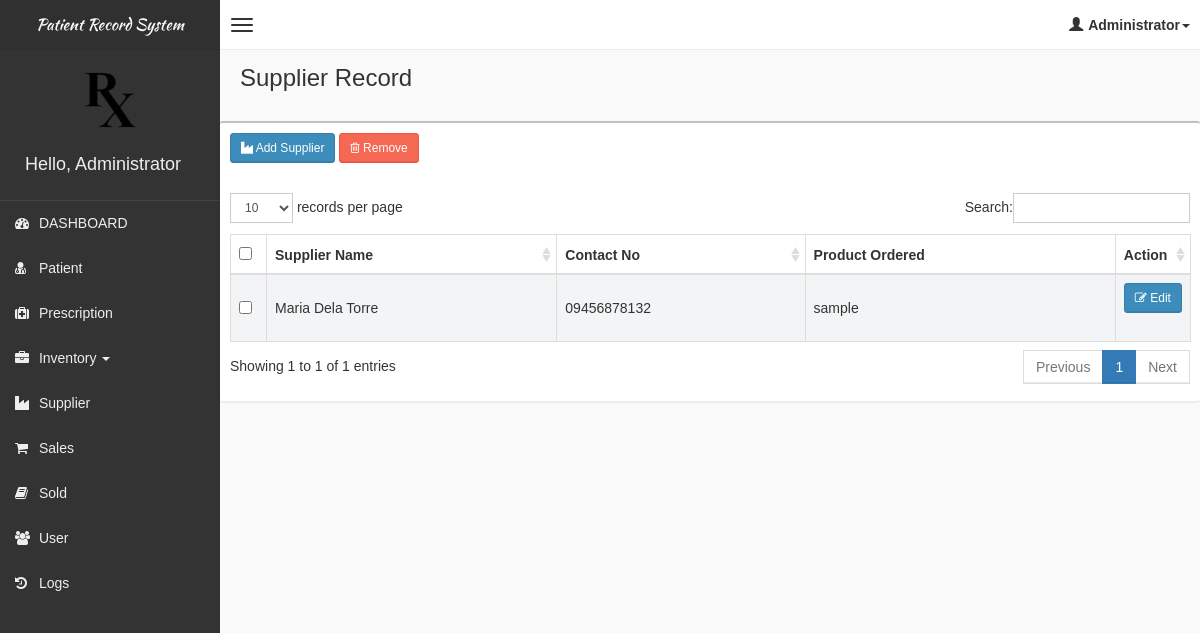
The app's page /pages/supplier/supplier.php (signed in), older data.
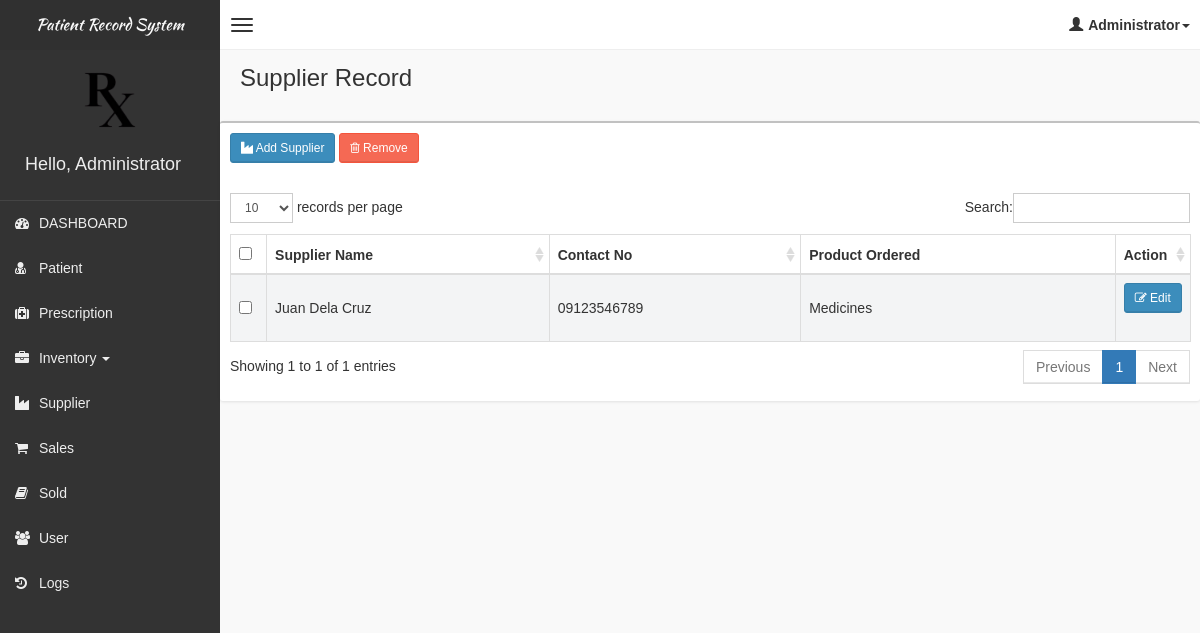
The same page, newer data.
### tables this page shows
CREATE TABLE `tblsupplier` (
  `id` int(11) NOT NULL,
  `name` varchar(100) DEFAULT NULL,
  `contact_number` varchar(20) DEFAULT NULL,
  `products_ordered` text DEFAULT NULL
);

### pages/supplier/supplier.php (the view, shortened to what this page needs)
<!DOCTYPE html>
<html>
    <?php
    if(!isset($_SESSION['role']))
    {
        header("Location: ../../login.php");
    }
    else
    {
    include('../head_css.php'); ?>
    <body class="skin-black">
        <?php
        include "../connection.php";
        ?>
        <?php include('../header.php'); ?>
        <div class="wrapper row-offcanvas row-offcanvas-left">
            <?php include('../sidebar-left.php'); ?>
            <aside class="right-side">
                <section class="content-header">
                    <h1>
                        Supplier Record
                    </h1>
                </section>
                <section class="content">
                    <div class="row">
                            <div class="box">
                                <div class="box-header">
                                    <div style="padding:10px;">
                                        <button class="btn btn-primary btn-sm" data-toggle="modal" data-target="#addModal"><i class="fa fa-industry" aria-hidden="true"></i> Add Supplier</button>
                                        <button class="btn btn-danger btn-sm" data-toggle="modal" data-target="#deleteModal"><i class="fa fa-trash-o" aria-hidden="true"></i> Remove</button>
                                    </div>
                                </div>
                                <div class="box-body table-responsive">
                                <form method="post">
                                    <table id="table" class="table table-bordered table-striped">
                                        <thead>
                                            <tr>
                                                <th style="width: 20px !important;"><input type="checkbox" name="chk_delete[]" class="cbxMain" onchange="checkMain(this)"/></th>
                                                <th>Supplier Name</th>
                                                <th>Contact No</th>
                                                <th>Product Ordered</th>
                                                <th style="width: 40px !important;">Action</th>
                                            </tr>
                                        </thead>
                                        <tbody>
                                            <?php
                                            $squery = mysqli_query($con, "select * from tblsupplier");
                                            while($row = mysqli_fetch_array($squery))
                                            {
                                                echo '
                                                <tr>
                                                    <td><input type="checkbox" name="chk_delete[]" class="chk_delete" value="'.$row['id'].'" />
                                                    <td>'.$row['name'].'</td>
                                                    <td>'.$row['contact_number'].'</td>
                                                    <td>'.$row['products_ordered'].'</td>
                                                    <td><button class="btn btn-primary btn-sm" data-target="#editModal'.$row['id'].'" data-toggle="modal"><i class="fa fa-pencil-square-o" aria-hidden="true"></i> Edit</button> &nbsp;
                                                </tr>
                                                ';
                                            }
                                            ?>
                                        </tbody>
                                    </table>
                                    </form>
                                </div>
                            </div>
                    </div>
                </section>
            </aside>
        </div>
        <?php }
        include "../footer.php"; ?>
    </body>
</html>

Row changes from the older to the newer data that the page shows:
removed tblsupplier: name "Maria Dela Torre", contact_number "09456878132", products_ordered "sample"
added tblsupplier: name "Juan Dela Cruz", contact_number "09123546789", products_ordered "Medicines"
